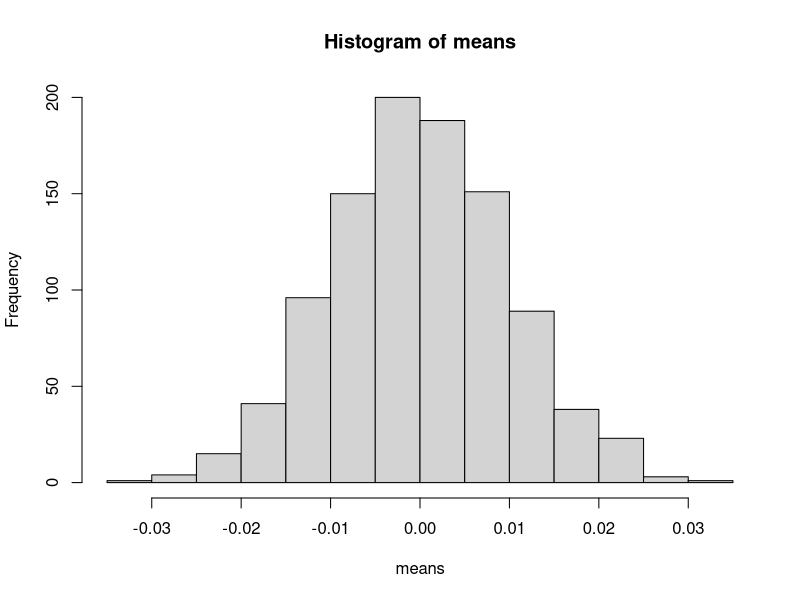
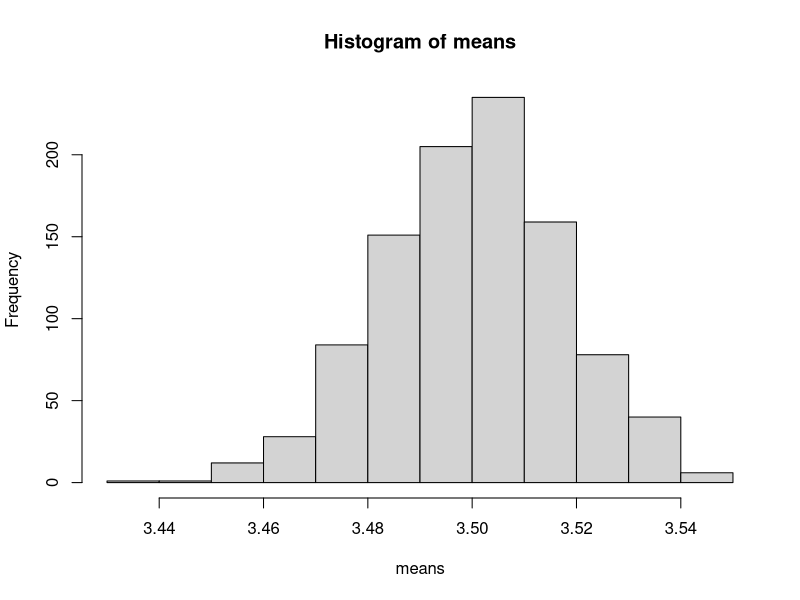

Write R code to recreate these figures, in order.
## ---- chunk 1
knitr::opts_chunk$set(message = FALSE)
## ---- chunk 2
n = 1000
x = runif(n = n, 0, 10)
e = rnorm(n=100, mean = 0, sd = 1)
y = 2+3*x + e
## ---- chunk 3

lm(y~x)

## ---- chunk 4

n = 1000
x1 = runif(n = n, 0, 10)
x2 = runif(n = n, 0, 10)
e = rnorm(n=100, mean = 0, sd = 1)
y = 2 + 3 * x1 + 4 * x2 + e


## ---- chunk 5

lm(y ~ x1 + x2)

## ---- chunk 6

e = rnorm(n=10000000, mean = 0, sd = 1)

e1 = matrix(e, ncol = 10000)

means = rowMeans(e1)

hist(means)



## ---- chunk 7

e = rnorm(n=10000000, mean = 0, sd = 1)

e = sample(c(1: 6), 10000000, replace = TRUE)

e1 = matrix(e, ncol = 10000)

means = rowMeans(e1)

hist(means)


## ---- chunk 8

n = 1000
x = runif(n = n, -1, 1)
y = runif(n = n, -1, 1)

circle = sum(x^2 + y^2 <=1, na.rm=TRUE)

pi = (circle / 1000) * 4
pi


## ---- chunk 9

n = 10000
x = runif(n = n, -1, 1)
y = runif(n = n, -1, 1)

circle = sum(x^2 + y^2 <=1, na.rm=TRUE)

pi = (circle / n) * 4
pi


